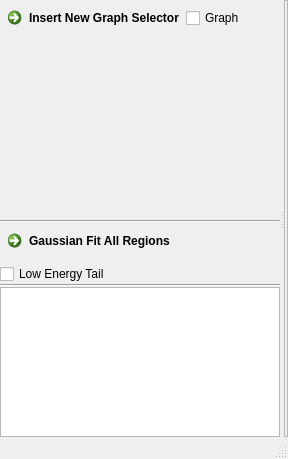
<?xml version="1.0" encoding="UTF-8"?>
<ui version="4.0">
 <class>MainWindow</class>
 <widget class="QMainWindow" name="MainWindow">
  <property name="windowModality">
   <enum>Qt::NonModal</enum>
  </property>
  <property name="geometry">
   <rect>
    <x>0</x>
    <y>0</y>
    <width>288</width>
    <height>459</height>
   </rect>
  </property>
  <property name="windowTitle">
   <string>Selection Regions</string>
  </property>
  <widget class="QWidget" name="centralwidget">
   <layout class="QHBoxLayout" name="horizontalLayout_2">
    <property name="spacing">
     <number>0</number>
    </property>
    <property name="margin">
     <number>0</number>
    </property>
    <item>
     <widget class="QSplitter" name="splitter">
      <property name="orientation">
       <enum>Qt::Horizontal</enum>
      </property>
      <widget class="QFrame" name="frame_3">
       <property name="maximumSize">
        <size>
         <width>280</width>
         <height>16777215</height>
        </size>
       </property>
       <property name="frameShape">
        <enum>QFrame::NoFrame</enum>
       </property>
       <property name="frameShadow">
        <enum>QFrame::Raised</enum>
       </property>
       <layout class="QVBoxLayout" name="verticalLayout">
        <property name="spacing">
         <number>0</number>
        </property>
        <property name="margin">
         <number>0</number>
        </property>
        <item>
         <widget class="QFrame" name="frame">
          <property name="frameShape">
           <enum>QFrame::NoFrame</enum>
          </property>
          <property name="frameShadow">
           <enum>QFrame::Raised</enum>
          </property>
          <layout class="QHBoxLayout" name="horizontalLayout">
           <property name="spacing">
            <number>3</number>
           </property>
           <property name="margin">
            <number>0</number>
           </property>
           <item>
            <widget class="QCommandLinkButton" name="commandLinkButton">
             <property name="text">
              <string>Insert New Graph Selector</string>
             </property>
            </widget>
           </item>
           <item>
            <widget class="QCheckBox" name="checkBox_2">
             <property name="text">
              <string>Graph</string>
             </property>
            </widget>
           </item>
          </layout>
         </widget>
        </item>
        <item>
         <widget class="QFrame" name="frame_2">
          <property name="sizePolicy">
           <sizepolicy hsizetype="Preferred" vsizetype="MinimumExpanding">
            <horstretch>0</horstretch>
            <verstretch>0</verstretch>
           </sizepolicy>
          </property>
          <property name="minimumSize">
           <size>
            <width>0</width>
            <height>100</height>
           </size>
          </property>
          <property name="frameShape">
           <enum>QFrame::NoFrame</enum>
          </property>
          <property name="frameShadow">
           <enum>QFrame::Raised</enum>
          </property>
          <layout class="QVBoxLayout" name="widgetLayout">
           <property name="spacing">
            <number>3</number>
           </property>
           <property name="margin">
            <number>0</number>
           </property>
          </layout>
         </widget>
        </item>
        <item>
         <layout class="QGridLayout" name="gridLayout">
          <property name="horizontalSpacing">
           <number>0</number>
          </property>
          <property name="topMargin">
           <number>0</number>
          </property>
          <item row="1" column="0" rowspan="2">
           <widget class="QCommandLinkButton" name="commandLinkButton_2">
            <property name="text">
             <string>Gaussian Fit All Regions</string>
            </property>
           </widget>
          </item>
          <item row="3" column="0">
           <widget class="QCheckBox" name="lowTailBox">
            <property name="text">
             <string>Low Energy Tail</string>
            </property>
           </widget>
          </item>
          <item row="0" column="0">
           <widget class="Line" name="line">
            <property name="orientation">
             <enum>Qt::Horizontal</enum>
            </property>
           </widget>
          </item>
          <item row="4" column="0">
           <widget class="Line" name="line_2">
            <property name="orientation">
             <enum>Qt::Horizontal</enum>
            </property>
           </widget>
          </item>
         </layout>
        </item>
        <item>
         <widget class="QTextBrowser" name="textBrowser">
          <property name="maximumSize">
           <size>
            <width>16777215</width>
            <height>150</height>
           </size>
          </property>
         </widget>
        </item>
       </layout>
      </widget>
      <widget class="QFrame" name="frame_4">
       <property name="frameShape">
        <enum>QFrame::StyledPanel</enum>
       </property>
       <property name="frameShadow">
        <enum>QFrame::Raised</enum>
       </property>
       <layout class="QHBoxLayout" name="plotLayout">
        <property name="spacing">
         <number>0</number>
        </property>
        <property name="margin">
         <number>0</number>
        </property>
       </layout>
      </widget>
     </widget>
    </item>
   </layout>
  </widget>
  <widget class="QStatusBar" name="statusbar"/>
  <action name="actionDump_To_Log">
   <property name="text">
    <string>Dump To Log</string>
   </property>
  </action>
 </widget>
 <tabstops>
  <tabstop>textBrowser</tabstop>
 </tabstops>
 <resources/>
 <connections>
  <connection>
   <sender>commandLinkButton_2</sender>
   <signal>clicked()</signal>
   <receiver>MainWindow</receiver>
   <slot>fit()</slot>
   <hints>
    <hint type="sourcelabel">
     <x>52</x>
     <y>208</y>
    </hint>
    <hint type="destinationlabel">
     <x>0</x>
     <y>187</y>
    </hint>
   </hints>
  </connection>
  <connection>
   <sender>commandLinkButton</sender>
   <signal>clicked()</signal>
   <receiver>MainWindow</receiver>
   <slot>insertRegion()</slot>
   <hints>
    <hint type="sourcelabel">
     <x>117</x>
     <y>14</y>
    </hint>
    <hint type="destinationlabel">
     <x>0</x>
     <y>21</y>
    </hint>
   </hints>
  </connection>
  <connection>
   <sender>checkBox_2</sender>
   <signal>clicked(bool)</signal>
   <receiver>MainWindow</receiver>
   <slot>showGraph(bool)</slot>
   <hints>
    <hint type="sourcelabel">
     <x>269</x>
     <y>23</y>
    </hint>
    <hint type="destinationlabel">
     <x>268</x>
     <y>0</y>
    </hint>
   </hints>
  </connection>
 </connections>
 <slots>
  <slot>fit()</slot>
  <slot>insertRegion()</slot>
  <slot>showGraph(bool)</slot>
 </slots>
</ui>
